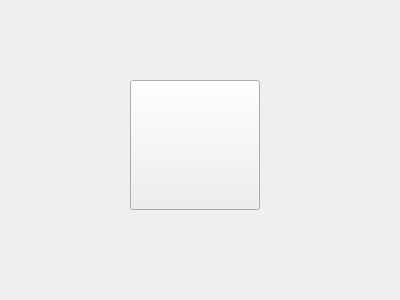
<?xml version="1.0" encoding="UTF-8"?>
<ui version="4.0">
 <class>Form</class>
 <widget class="QWidget" name="Form">
  <property name="geometry">
   <rect>
    <x>0</x>
    <y>0</y>
    <width>400</width>
    <height>300</height>
   </rect>
  </property>
  <property name="windowTitle">
   <string>Form</string>
  </property>
  <widget class="QPushButton" name="pushButton">
   <property name="geometry">
    <rect>
     <x>130</x>
     <y>80</y>
     <width>130</width>
     <height>130</height>
    </rect>
   </property>
   <property name="focusPolicy">
    <enum>Qt::NoFocus</enum>
   </property>
   <property name="text">
    <string/>
   </property>
  </widget>
 </widget>
 <resources/>
 <connections/>
</ui>
